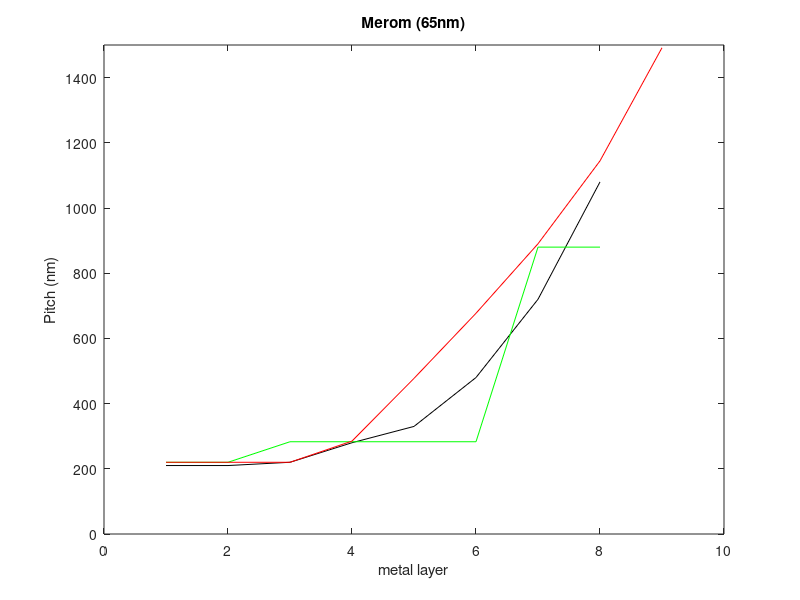

MATLAB code for this plot: (Note: this script raises an error after producing the figure.)
%% Merom
intel_merom_pitch = [ 210 210 220 280 330 480 720 1080 ];
intel_merom_thickness = [ 170 190 200 250 300 430 650 975];
intel_merom_ar = [ 1.6 1.8 1.8 1.8 1.8 1.8 1.8 1.8];

deepak_merom_pitch = [ 220 220 283 283 283 283 880 880 ];
my_merom_n2_pitch = [ 220 220 410.5 410.5 740.9 740.9 ];
my_merom_n1_pitch = [ 220 220 267.4 541.6 740.9 ];
my_merom_n1_e03 = [ 220.0000	220.0000	220.0000	273.9328	483.7781	740.9495 ];
my_merom_n1_dyneff = [ 220.0000	220.0000	220.0000	267.3597	524.3668	746.8653 ];

my_merom_tdwithrep = [ 220.0000  220.0000  220.0000  230.1247  377.1137 ];
my_merom_tdwlarep2 = [ 220.0000  220.0000  220.0000  220.0000  255.7531  471.6866];
my_merom_sbbest = [0.2200    0.2200    0.2200    0.2850    0.4774    0.6771    0.8903    1.1446    1.4916] * 1e3;

% figure(1)
% clf
% plot(intel_merom_pitch,'k')
% hold on
% plot(deepak_merom_pitch,'r')
% plot(my_merom_n2_pitch,'b')
% plot(my_merom_n1_pitch,'g')
% plot(my_merom_n1_e03,'color',[0.7 0.3 0.7])
% plot(my_merom_n1_dyneff,'color',[0.3 0.7 1])
% xlabel('metal layer')
% ylabel('Pitch (nm)')
% fixfigs(1,3,14,12)

figure(7)
clf
plot(intel_merom_pitch,'k')
hold on
plot(deepak_merom_pitch,'g')
plot(my_merom_sbbest,'r')
ylim([0 1500])
xlabel('metal layer')
ylabel('Pitch (nm)')
title('Merom (65nm)')
fixfigs(7,3,14,12)

%% Penryn (45nm)
intel_penryn_pitch = [160 160 160 250 280 360 560 810 30500];
my_penryn_pitch = [160.0000  160.0000  160.0000  160.0000  160.0000  160.0000  172.1319  326.4828];
my_penryn_sbbest = [160.0000  160.0000  160.0000  160.0000  215.4635  328.8653  446.2047  572.0492  724.5117  933.4803];

figure(8)
clf
plot(intel_penryn_pitch,'k')
hold on
plot(my_penryn_sbbest,'r')
ylim([0 1000])
xlabel('metal layer')
ylabel('Pitch (nm)')
title('Penryn (45nm)')
fixfigs(8,3,14,12)


%% Sandy bridge
intel_sb_pitch = [ 112.5	112.5	112.5	168.8	225	337.6	450.1	566.5	19400 ];
intel_sb_thickness = [ 95 95 95 151 204 303 388 504 8000 2.55e4 ];
intel_sb_ar = [ 1.7 1.7 1.7 1.8 1.8 1.8 1.7 1.8 1.5 ];
my_sb_n2_pitch = [ 112.5	112.5	199.3	199.3	420	420	718.2	718.2 ];
my_sb_n1_pitch = [ 112.5	112.5	131.4947	247.3285	374.1441	540.3985	718.2076 ];
my_sb_n1_e03 = [ 112.5000	112.5000	112.5000	155.0817	252.8671	357.0507	480.4285	712.0960	712.7645 ];
my_sb_n1_dyneff = [ 112.5000	112.5000	112.5000	148.2061	265.4723	394.7707	577.4500	718.2076 ];

my_sb_tdwithrep = [ 112.5000  112.5000  112.5000  119.2457  232.3208  314.6503  397.2216];
my_sb_tdwlarep2 = [ 112.5000  112.5000  112.5000  112.5000  121.0211  232.5093 ];
my_sb_tdwlarep2best = [112.5000  112.5000  112.5000  112.5000  208.8135  311.7498  421.1808  550.4639  735.2589];

% figure(2)
% clf
% plot(intel_sb_pitch,'k')
% hold on
% plot(my_sb_n2_pitch,'b')
% plot(my_sb_n1_pitch,'g')
% plot(my_sb_n1_e03,'color',[0.7 0.3 0.7])
% plot(my_sb_n1_dyneff,'color',[0.3 0.7 1])
% xlabel('metal layer')
% ylabel('Pitch (nm)')
% ylim([0 1.1*max(my_sb_n2_pitch)])
% fixfigs(2,3,14,12)

figure(9)
clf
plot(intel_sb_pitch,'k')
hold on
plot(my_sb_tdwithrep,'b')
plot(my_sb_tdwlarep2best,'r')
xlabel('metal layer')
ylabel('Pitch (nm)')
ylim([0 1.1*max(my_sb_n2_pitch)])
title('Sandy Bridge (32nm)')
fixfigs(9,3,14,12)

%% Intel Ivy bridge

intel_ib_pitch =[	90	80	80	112	160	240	320	360	14000 ];
my_ib_n1_dyneff_pitch = [	90	90	90	115.836	210.5411	322.5414	493.471	];
my_ib_tdwithrep_pitch1 = [ 90.0000   90.0000   90.0000   90.0000   93.0672  164.8177  218.1233  249.1480 ];
my_ib_tdwithrep_pitch2 = [ 90.0000   90.0000   90.0000  112.9949  183.4550  249.1480];
my_ib_tdwlari3 = [90.0000   90.0000   90.0000   90.0000  123.0972  188.4797  257.9700  339.7838  457.6400];
my_ib_sbbest = [0.0900 0.0900 0.0900 0.0900 0.1610 0.2402 0.3196 0.3991 0.4794 0.5611 0.6463 0.7386 0.8447 0.9918 1.2331 ] * 1e3;

figure(10)
clf
plot(intel_ib_pitch,'k')
hold on
plot(my_ib_tdwithrep_pitch2,'b')
%plot(my_ib_tdwlari3,'r')
plot(my_ib_sbbest,'r')
xlabel('metal layer')
ylabel('Pitch (nm)')
ylim([0 1.1*max(my_ib_n1_dyneff_pitch)])
title('Ivy Bridge (22nm)')
fixfigs(10,3,14,12)

%% Num metal layers

intel_nodes = [65 45 32 22];
intel_nodes = [1 2 3 4];
intel_num_metal_layers = [8 9 8 9];
my_num_metal_layers = [6 8 6 9];
my_num_metal_layers_sbbest = [9 10 9 15];

figure(11)
clf
plot(intel_nodes,intel_num_metal_layers,'k')
hold on
plot(intel_nodes,my_num_metal_layers,'r')
plot(intel_nodes,my_num_metal_layers_sbbest,'m')
xlabel('Process node (nm)')
ylabel('Number of metal layers')
set(gca,'xtick',[1 2 3 4])
set(gca,'xticklabel',['65'; '45'; '32'; '22'])
ylim([5 15])
fixfigs(11,3,14,12)


%% Power
intel_nodes = [1 2 3 4];
intel_tdp = [44 55 95 77];
my_core_power = [21.8 24.7 21.74 69.86];
intel_num_cores = [2 2 4 4];
my_power_nomem = my_core_power.*intel_num_cores;

figure(12)
clf
plot(intel_tdp,'k')
hold on
plot(intel_nodes,my_power_nomem,'r')
xlabel('Process node (nm)')
ylabel('Power (W)')
set(gca,'xtick',[1 2 3 4])
set(gca,'xticklabel',[65 45 32 22])
fixfigs(12,3,14,12)


